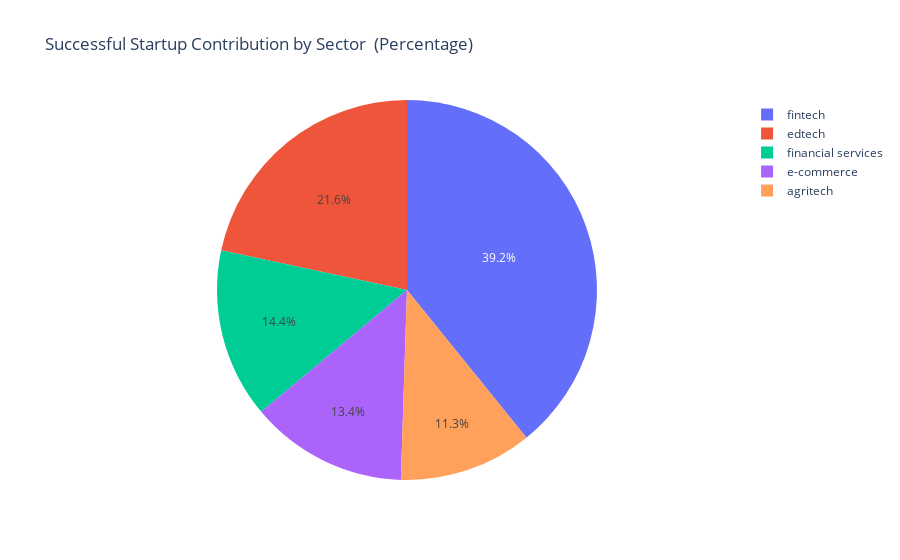

The code cell stored with this chart in its notebook:
### Code cell
import plotly.express as px

# success indicators 
success_indicators = data[data['Stage'].isin(['Series H', 'Series F','Series E2','Series D','Series C','Series B','Series A'])]['Sector'].value_counts(normalize=True).reset_index().head(5)
success_indicators.columns = ['Sector', 'Percentage']

# Create a pie chart
plt.figure(figsize=(10, 6))
fig = px.pie(success_indicators, values='Percentage', names='Sector',
             title='Successful Startup Contribution by Sector  (Percentage)')

fig.show()

### Figure 1 — Plotly figure (JSON) as saved in the notebook; plotly's stock layout.template omitted (floating-point values rounded to 4 significant figures)
{"data": [{"domain": {"x": [0, 1], "y": [0, 1]}, "hovertemplate": "Sector=%{label}<br>Percentage=%{value}<extra></extra>", "labels": ["fintech", "edtech", "financial services", "e-commerce", "agritech"], "legendgroup": "", "name": "", "showlegend": true, "type": "pie", "values": [0.09896, 0.05469, 0.03646, 0.03385, 0.02865]}], "layout": {"legend": {"tracegroupgap": 0}, "title": {"text": "Successful Startup Contribution by Sector  (Percentage)"}}}
